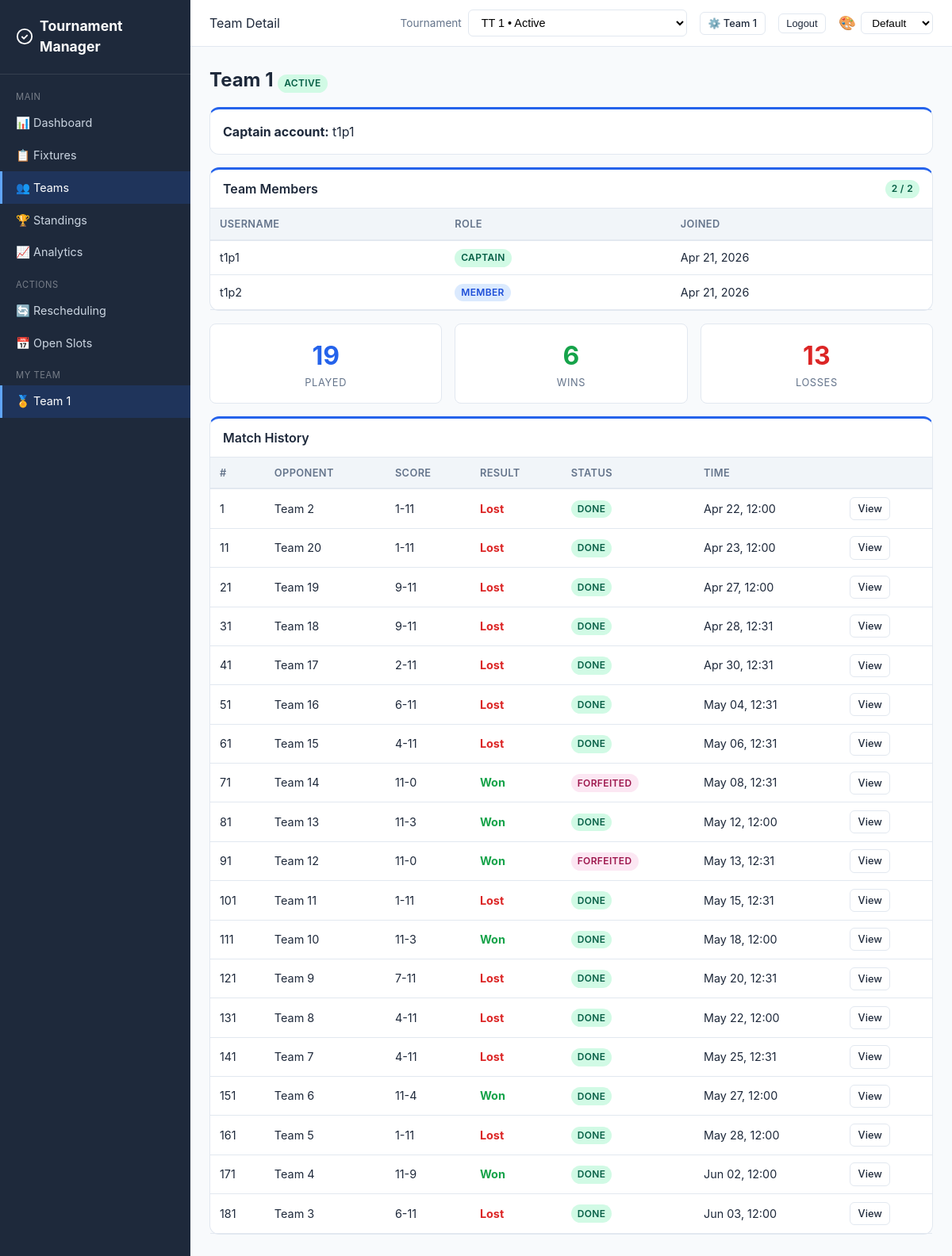
The page /team/82/ (signed in) on the database its author committed.
### core/models.py (models this page shows, shortened)
class Team(models.Model):
    STATUS_CHOICES = [
        ("active", "Active"),
        ("withdrawn", "Withdrawn"),
    ]
    user = models.ForeignKey(User, on_delete=models.CASCADE, related_name="captained_teams")
    tournament = models.ForeignKey(
        Tournament, on_delete=models.CASCADE, related_name="teams"
    )
    name = models.CharField(max_length=100)
    department = models.CharField(max_length=120, blank=True, default="")
    status = models.CharField(max_length=20, choices=STATUS_CHOICES, default="active")
    withdrawn_at = models.DateTimeField(null=True, blank=True)
    group = models.CharField(max_length=5, blank=True, default="")
    preferred_courts = models.ManyToManyField(Court, blank=True, related_name="preferred_by")
    availability_notes = models.TextField(blank=True, default="")
    seed = models.IntegerField(default=0)
    class Meta:
        unique_together = [["tournament", "name"], ["tournament", "user"]]

class TeamMembership(models.Model):
    ROLE_CHOICES = [
        ("captain", "Captain"),
        ("member", "Member"),
    ]
    team = models.ForeignKey(Team, on_delete=models.CASCADE, related_name="memberships")
    user = models.ForeignKey(User, on_delete=models.CASCADE, related_name="memberships")
    role = models.CharField(max_length=20, choices=ROLE_CHOICES, default="member")
    joined_at = models.DateTimeField(auto_now_add=True)
    class Meta:
        ordering = ["role", "joined_at"]
        unique_together = [["team", "user"]]

class Match(models.Model):
    STATUS_CHOICES = [
        ("upcoming", "Upcoming"),
        ("in_progress", "In Progress"),
        ("pending_confirmation", "Pending Confirmation"),
        ("confirmed", "Done"),
        ("disputed", "Disputed"),
        ("cancelled", "Cancelled"),
        ("forfeited", "Forfeited"),
        ("bye", "Bye"),
    ]
    tournament = models.ForeignKey(
        Tournament, on_delete=models.CASCADE, related_name="matches"
    )
    match_number = models.IntegerField()
    team1 = models.ForeignKey(
        Team, on_delete=models.CASCADE, related_name="home_matches", null=True, blank=True
    )
    team2 = models.ForeignKey(
        Team, on_delete=models.CASCADE, related_name="away_matches", null=True, blank=True
    )
    court = models.ForeignKey(
        Court, on_delete=models.SET_NULL, null=True, blank=True, related_name="matches"
    )
    scheduled_time = models.DateTimeField(null=True, blank=True)
    scheduled_end_time = models.DateTimeField(null=True, blank=True)
    status = models.CharField(max_length=25, choices=STATUS_CHOICES, default="upcoming")
    score_team1 = models.IntegerField(null=True, blank=True)
    score_team2 = models.IntegerField(null=True, blank=True)
    submitted_by = models.ForeignKey(
        Team, on_delete=models.SET_NULL, null=True, blank=True, related_name="submitted_scores"
    )
    confirmed_by = models.ForeignKey(
        Team, on_delete=models.SET_NULL, null=True, blank=True, related_name="confirmed_scores"
    )
    winner = models.ForeignKey(
        Team, on_delete=models.SET_NULL, null=True, blank=True, related_name="won_matches"
    )
    notes = models.TextField(blank=True, default="")
    round_number = models.IntegerField(default=1)
    bracket_position = models.IntegerField(default=0)
    bracket_type = models.CharField(max_length=20, default="winners")
    next_match = models.ForeignKey(
        "self", on_delete=models.SET_NULL, null=True, blank=True, related_name="previous_matches"
    )
    group = models.CharField(max_length=5, blank=True, default="")
    created_at = models.DateTimeField(auto_now_add=True)
    updated_at = models.DateTimeField(auto_now=True)
    class Meta:
        ordering = ["match_number"]

### core/views.py (the view)
# urls.py: path("team/<int:pk>/", views.team_detail, name="team_detail"),
@login_required
def team_detail(request, pk):
    team = get_object_or_404(Team.objects.select_related("tournament", "user").prefetch_related("players"), pk=pk)
    tournament = team.tournament
    matches = Match.objects.filter(tournament=tournament).filter(
        Q(team1=team) | Q(team2=team)
    ).select_related("team1", "team2", "court", "winner").order_by("match_number")
    stats = {
        "played": matches.filter(status__in=["confirmed", "forfeited"]).count(),
        "wins": matches.filter(winner=team).count(),
        "upcoming": matches.filter(status__in=["upcoming", "in_progress"]).count(),
    }
    stats["losses"] = stats["played"] - stats["wins"]
    is_organizer = _is_organizer(request.user)
    is_own_team = _get_team(request.user) == team
    is_captain = _is_captain(request.user, team)
    memberships = team.memberships.select_related("user").order_by("role", "joined_at")
    max_members = tournament.players_per_team if tournament else None
    members_full = max_members is not None and memberships.count() >= max_members
    return render(request, "core/team_detail.html", {
        "team": team, "tournament": tournament, "matches": matches, "stats": stats,
        "players": team.players.all(),
        "is_organizer": is_organizer,
        "is_own_team": is_own_team,
        "is_captain": is_captain,
        "memberships": memberships,
        "members_full": members_full,
        "max_members": max_members,
        "invite_form": TeamMemberInviteForm() if (is_captain or is_organizer) else None,
        **_tournament_context(request, tournament),
    })

### core/views.py (called while the page is built)
def _get_team(user, tournament=None):
    if tournament is not None:
        membership = user.memberships.filter(team__tournament=tournament).select_related("team").first()
        return membership.team if membership else None
    membership = (
        user.memberships
        .filter(team__status="active")
        .select_related("team__tournament")
        .order_by("role", "joined_at")
        .first()
    )
    if membership:
        return membership.team
    membership = user.memberships.select_related("team__tournament").order_by("role", "joined_at").first()
    return membership.team if membership else None

def _is_captain(user, team):
    return team is not None and team.user_id == user.pk

def _is_organizer(user):
    return user.is_staff or user.is_superuser

### templates/core/team_detail.html (shortened to what this page needs)
{% extends "core/base.html" %}
{% block page_header %}Team Detail{% endblock %}
{% block content %}
<div class="d-flex justify-between align-center mb-2">
    <h1 class="page-title" style="margin-bottom:0">{{ team.name }} <span class="badge badge-{{ team.status }}">{{ team.get_status_display }}</span></h1>
</div>
<div class="card mb-2">
    <div class="card-body">
        <div style="display:flex;align-items:center;justify-content:space-between;flex-wrap:wrap;gap:0.75rem;">
            <span><strong>Captain account:</strong> {{ team.user.username }}</span>
        </div>
    </div>
</div>
{% if memberships %}
<div class="card mb-2">
    <div class="card-header">
        Team Members
        <span class="badge badge-active" style="margin-left:0.4rem;">{{ memberships|length }}{% if max_members %} / {{ max_members }}{% endif %}</span>
    </div>
    <div class="card-body" style="padding:0;">
        <div class="table-container">
        <table>
            <thead>
                <tr><th>Username</th><th>Role</th><th>Joined</th>{% if is_captain or is_organizer %}<th></th>{% endif %}</tr>
            </thead>
            <tbody>
            {% for m in memberships %}
            <tr>
                <td>{{ m.user.username }}</td>
                <td><span class="badge {% if m.role == 'captain' %}badge-active{% else %}badge-upcoming{% endif %}">{{ m.get_role_display }}</span></td>
                <td>{{ m.joined_at|date:"M d, Y" }}</td>
            </tr>
            {% endfor %}
            </tbody>
        </table>
        </div>
    </div>
</div>
{% endif %}
<div class="grid grid-3 mb-2">
    <div class="stat-card">
        <div class="stat-value">{{ stats.played }}</div>
        <div class="stat-label">Played</div>
    </div>
    <div class="stat-card">
        <div class="stat-value text-success" style="color:var(--success)">{{ stats.wins }}</div>
        <div class="stat-label">Wins</div>
    </div>
    <div class="stat-card">
        <div class="stat-value text-danger" style="color:var(--danger)">{{ stats.losses }}</div>
        <div class="stat-label">Losses</div>
    </div>
</div>
<div class="card">
    <div class="card-header">Match History</div>
    <div class="table-container">
    <table>
        <thead>
            <tr><th>#</th><th>Opponent</th><th>Score</th><th>Result</th><th>Status</th><th>Time</th><th></th></tr>
        </thead>
        <tbody>
            {% for m in matches %}
            <tr>
                <td>{{ m.match_number }}</td>
                <td>{% if m.team1 == team %}{{ m.team2.name|default:"TBD" }}{% else %}{{ m.team1.name|default:"TBD" }}{% endif %}</td>
                <td>{% if m.score_team1 is not None %}{{ m.score_team1 }}-{{ m.score_team2 }}{% else %}-{% endif %}</td>
                <td>
                    {% if m.winner == team %}<strong class="text-success">Won</strong>
                    {% elif m.winner %}<strong class="text-danger">Lost</strong>
                    {% elif m.status == "confirmed" %}Draw
                    {% else %}-{% endif %}
                </td>
                <td><span class="badge badge-{{ m.status }}">{{ m.get_status_display }}</span></td>
                <td>{{ m.scheduled_time|date:"M d, H:i"|default:"-" }}</td>
                <td><a href="{% url 'match_detail' pk=m.pk %}" class="btn btn-outline btn-sm">View</a></td>
            </tr>
            {% endfor %}
        </tbody>
    </table>
    </div>
</div>
{% endblock %}

### templates/core/base.html (shortened to what this page needs)
{% load static %}
<!DOCTYPE html>
<html lang="en">
<head>
    <link rel="stylesheet" href="{% static 'css/style.css' %}?v={% now 'YmdHis' %}">
</head>
<body>
{% if user.is_authenticated %}
<div class="app-layout">
    <aside class="sidebar">
        <div class="sidebar-brand">
            <svg viewBox="0 0 24 24" fill="none" stroke="currentColor" stroke-width="2"><circle cx="12" cy="12" r="10"/><path d="M8 12l3 3 5-5"/></svg>
            Tournament Manager
        </div>
        <nav class="sidebar-nav">
            <div class="sidebar-section">Main</div>
            <a href="{% url 'dashboard' %}" class="{% if request.resolver_match.url_name == 'dashboard' %}active{% endif %}">📊 Dashboard</a>
            <a href="{% url 'fixtures' %}" class="{% if request.resolver_match.url_name == 'fixtures' %}active{% endif %}">📋 Fixtures</a>
            <a href="{% url 'teams' %}" class="{% if request.resolver_match.url_name == 'teams' or request.resolver_match.url_name == 'team_detail' %}active{% endif %}">👥 Teams</a>
            <a href="{% url 'standings' %}" class="{% if request.resolver_match.url_name == 'standings' %}active{% endif %}">🏆 Standings</a>
            <a href="{% url 'analytics' %}" class="{% if request.resolver_match.url_name == 'analytics' %}active{% endif %}">📈 Analytics</a>
            <div class="sidebar-section">Actions</div>
            <a href="{% url 'rescheduling' %}" class="{% if request.resolver_match.url_name == 'rescheduling' %}active{% endif %}">🔄 Rescheduling</a>
            <a href="{% url 'open_slots' %}" class="{% if request.resolver_match.url_name == 'open_slots' %}active{% endif %}">📅 Open Slots</a>
            {% if team %}
            <div class="sidebar-section">My Team</div>
            <a href="{% url 'team_detail' pk=team.pk %}" class="{% if request.resolver_match.url_name == 'team_detail' %}active{% endif %}">🏅 {{ team.name }}</a>
            {% endif %}
        </nav>
    </aside>
    <div class="main-content">
        <header class="topbar">
            <div class="topbar-left">
                <span>{% block page_header %}{% endblock %}</span>
            </div>
            <div class="topbar-right">
                {% if user.is_staff and available_tournaments %}
                <form method="post" action="{% url 'select_tournament' %}" style="display:flex;align-items:center;gap:0.5rem;">
                    {% csrf_token %}
                    <input type="hidden" name="next" value="{{ request.get_full_path }}">
                    <label for="tournament-switch" class="text-muted" style="font-size:0.85rem;">Tournament</label>
                    <select id="tournament-switch" name="tournament_id" class="form-select" onchange="this.form.submit()" style="min-width:220px;">
                        {% for t in available_tournaments %}
                        <option value="{{ t.pk }}" {% if selected_tournament and t.pk == selected_tournament.pk %}selected{% endif %}>
                            {{ t.name }} • {{ t.get_status_display }}
                        </option>
                        {% endfor %}
                    </select>
                </form>
                {% elif user_tournaments %}
                <form method="post" action="{% url 'select_tournament' %}" style="display:flex;align-items:center;gap:0.5rem;">
                    <label for="user-tournament-switch" class="text-muted" style="font-size:0.85rem;">Tournament</label>
                    <select id="user-tournament-switch" name="tournament_id" class="form-select" onchange="this.form.submit()" style="min-width:200px;">
                        {% for t in user_tournaments %}
                        <option value="{{ t.pk }}" {% if selected_tournament and t.pk == selected_tournament.pk %}selected{% endif %}>
                            {{ t.name }} • {{ t.get_status_display }}
                        </option>
                        {% endfor %}
                    </select>
                </form>
                {% endif %}
                {% if team %}
                <a href="{% url 'team_detail' pk=team.pk %}" class="btn btn-outline btn-sm">&#9881;&#65039; {{ team.name }}</a>
                {% elif user.is_staff %}
                <span class="text-muted">Organizer: <strong>{{ user.username }}</strong></span>
                {% endif %}
                <form method="post" action="{% url 'logout' %}" style="display:inline;">
                    <button type="submit" class="btn btn-outline btn-sm">Logout</button>
                </form>
                <div class="theme-picker">
                    <label for="themeSelect" style="font-size:1.1rem;cursor:default;" title="Theme">🎨</label>
                    <select id="themeSelect" class="form-select" style="width:auto;padding:0.3rem 0.55rem;font-size:0.85rem;">
                        <option value="default">Default</option>
                    </select>
                </div>
            </div>
        </header>
        <div class="content">
            {% block content %}{% endblock %}
        </div>
    </div>
</div>
{% endif %}
</body>
</html>

### rows shown on the page
Team: name "Team 1", status "ACTIVE", user.username "t1p1"
TeamMembership: user.username "t1p1", role "CAPTAIN", joined_at "Apr 21, 2026"
TeamMembership: user.username "t1p2", role "MEMBER", joined_at "Apr 21, 2026"
Match: match_number "1", team2.name "Team 2", score_team1 "1", score_team2 "11", shows "Lost", status "DONE", scheduled_time "Apr 22, 12:00"
Match: match_number "11", team2.name "Team 20", score_team1 "1", score_team2 "11", shows "Lost", status "DONE", scheduled_time "Apr 23, 12:00"
Match: match_number "21", team2.name "Team 19", score_team1 "9", score_team2 "11", shows "Lost", status "DONE", scheduled_time "Apr 27, 12:00"
Match: match_number "31", team2.name "Team 18", score_team1 "9", score_team2 "11", shows "Lost", status "DONE", scheduled_time "Apr 28, 12:31"
Match: match_number "41", team2.name "Team 17", score_team1 "2", score_team2 "11", shows "Lost", status "DONE", scheduled_time "Apr 30, 12:31"
Match: match_number "51", team2.name "Team 16", score_team1 "6", score_team2 "11", shows "Lost", status "DONE", scheduled_time "May 04, 12:31"
Match: match_number "61", team2.name "Team 15", score_team1 "4", score_team2 "11", shows "Lost", status "DONE", scheduled_time "May 06, 12:31"
Match: match_number "71", team2.name "Team 14", score_team1 "11", score_team2 "0", shows "Won", status "FORFEITED", scheduled_time "May 08, 12:31"
Match: match_number "81", team2.name "Team 13", score_team1 "11", score_team2 "3", shows "Won", status "DONE", scheduled_time "May 12, 12:00"
Match: match_number "91", team2.name "Team 12", score_team1 "11", score_team2 "0", shows "Won", status "FORFEITED", scheduled_time "May 13, 12:31"
Match: match_number "101", team2.name "Team 11", score_team1 "1", score_team2 "11", shows "Lost", status "DONE", scheduled_time "May 15, 12:31"
Match: match_number "111", team2.name "Team 10", score_team1 "11", score_team2 "3", shows "Won", status "DONE", scheduled_time "May 18, 12:00"
Match: match_number "121", team2.name "Team 9", score_team1 "7", score_team2 "11", shows "Lost", status "DONE", scheduled_time "May 20, 12:31"
Match: match_number "131", team2.name "Team 8", score_team1 "4", score_team2 "11", shows "Lost", status "DONE", scheduled_time "May 22, 12:00"
Match: match_number "141", team2.name "Team 7", score_team1 "4", score_team2 "11", shows "Lost", status "DONE", scheduled_time "May 25, 12:31"
Match: match_number "151", team2.name "Team 6", score_team1 "11", score_team2 "4", shows "Won", status "DONE", scheduled_time "May 27, 12:00"
Match: match_number "161", team2.name "Team 5", score_team1 "1", score_team2 "11", shows "Lost", status "DONE", scheduled_time "May 28, 12:00"
Match: match_number "171", team2.name "Team 4", score_team1 "11", score_team2 "9", shows "Won", status "DONE", scheduled_time "Jun 02, 12:00"
Match: match_number "181", team2.name "Team 3", score_team1 "6", score_team2 "11", shows "Lost", status "DONE", scheduled_time "Jun 03, 12:00"

### other values the page prints
{{ memberships|length }} "2"
{{ max_members }} "2"
{{ stats.played }} "19"
{{ stats.wins }} "6"
{{ stats.losses }} "13"
form field tournament_id "TT 1 • Active"
